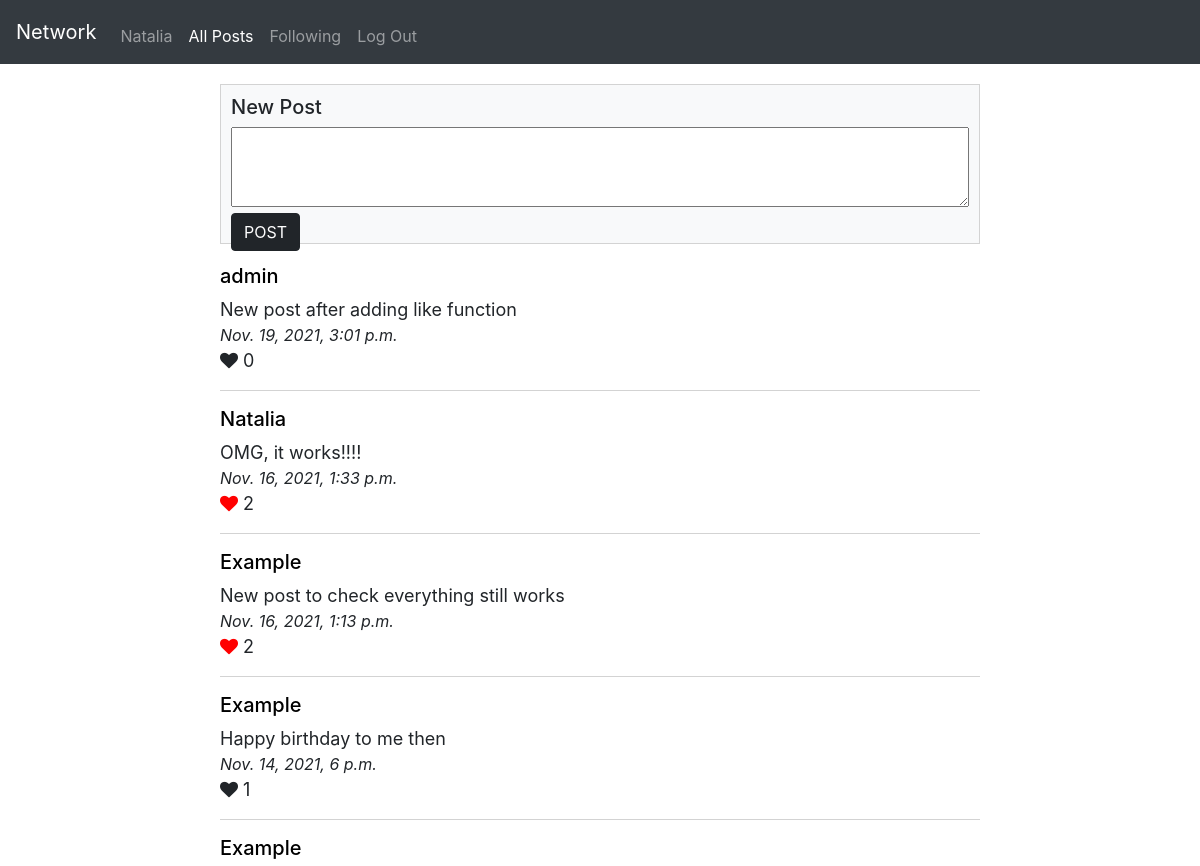
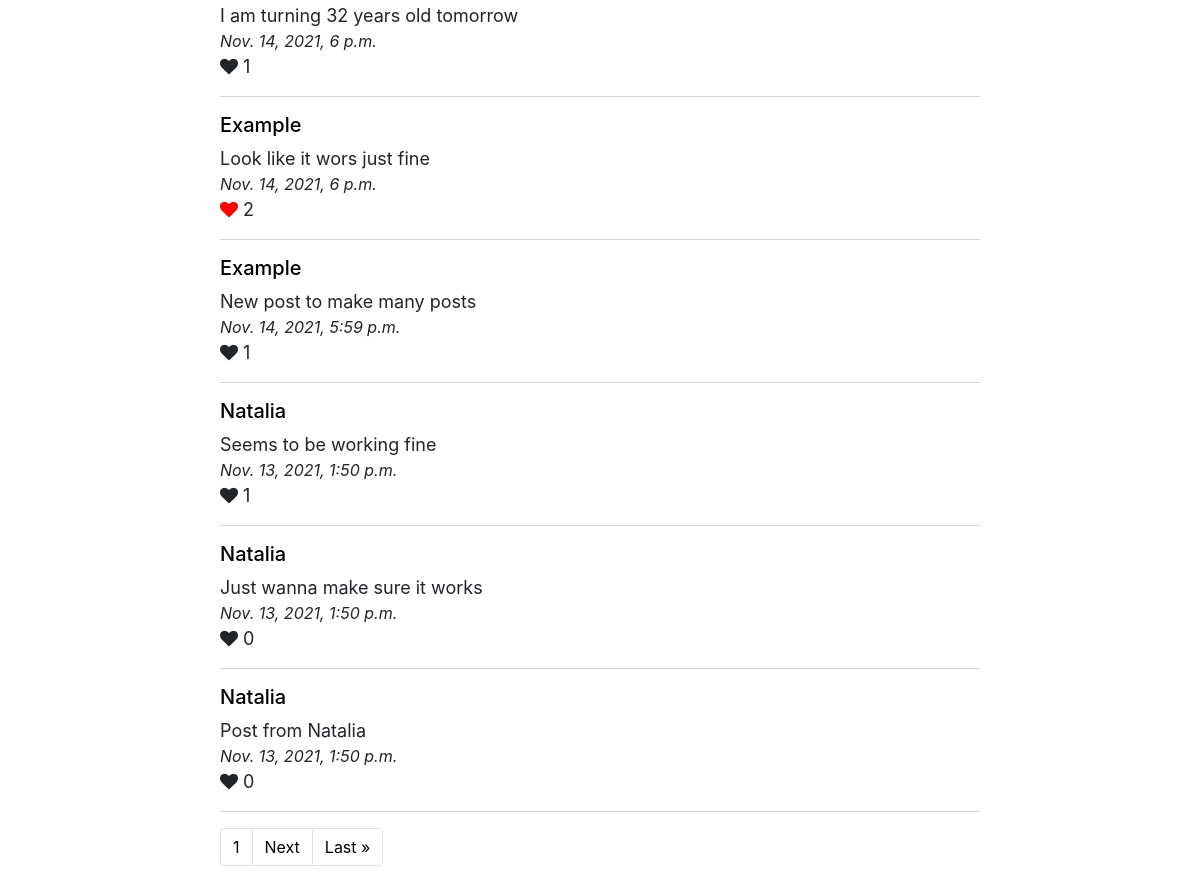
/ (signed in), run on the app's committed database (2 pictures, top to bottom).
### network/models.py (models this page shows, shortened)
class User(AbstractUser):
    pass

class Post(models.Model):
    author = models.ForeignKey(Profile, on_delete=models.CASCADE, related_name='author')
    post_date = models.DateTimeField(default=datetime.now)
    content = models.TextField()
    likes = models.ManyToManyField(Profile, blank=True, related_name='likes')

class Profile(models.Model):
    user = models.OneToOneField(User, on_delete=models.CASCADE, related_name="profile")
    relationships = models.ManyToManyField('self', through='Relationship', symmetrical=False, related_name='related_to')
    profile_img = models.ImageField(default="default.jpg", upload_to="profile_pic")
    def __str__(self):
        return f"{self.user}"

### network/views.py (the view)
# urls.py: path("", views.index, name="index"),
def index(request):
    if request.user.is_authenticated:
        user_profile = Profile.objects.get(user=request.user)
        if request.method == "POST":
                form = NewPostForm(request.POST)
                if form.is_valid():
                    content = form.cleaned_data['new_post']
                    new_post = Post.objects.create(author=user_profile, content=content)
                    new_post.save()
                    return HttpResponseRedirect(reverse("index"))
        else:
            form = NewPostForm()
        paginator = Paginator(Post.objects.all().order_by('post_date').reverse(), 10)
        page_number = request.GET.get('page', 1)
        page_obj = paginator.get_page(page_number)
        return render(request, "network/posts.html", {"form": form, "page_obj": page_obj, "user_profile": user_profile})
    else:
        return HttpResponseRedirect(reverse("login"))

### network/forms.py
class NewPostForm(forms.Form):
    new_post = forms.CharField(label="", widget=forms.Textarea(attrs={'class': "post", 'id': "new_post"}))

### network/templates/network/posts.html (shortened to what this page needs)
{% extends "network/layout.html" %}
{% load static %}
{% block body %}
{% if user.is_authenticated %}
    <div class='post_div'>
        <h5>New Post</h5>
        <form action="{% url 'index' %}" method="post" id="new_post">
            {{ form }}
            <input class='btn btn-primary' type="submit" value="POST">
        </form>
    </div>
    <div id='posts'>
        {% for post in page_obj %}
        <div name='post'>
            <h5> <a href="{% url 'profile' post.author.id %}"> {{ post.author }} </a></h5>
            {{ post.content }}
            <div class='post_date'>
                {{ post.post_date }}
            </div>
            {% if user_profile in post.likes.all %}
            <i class="fa fa-heart" style="color:red" id='heart' data-post-id="{{ post.id }}"></i>
            {% else %}
            <i class="fa fa-heart" id='heart' data-post-id="{{ post.id }}"></i>
            {% endif %}
            <span id="post{{ post.id }}">{{ post.likes.count }}</span>
            <div><hr class="solid"></div>
        </div>
        {% endfor %}
    </div>
{% endif %}
{% endblock %}

### network/templates/network/layout.html (shortened to what this page needs)
{% load static %}
<!DOCTYPE html>
<html lang="en">
    <head>
        <link rel="stylesheet" href="https://cdnjs.cloudflare.com/ajax/libs/font-awesome/4.7.0/css/font-awesome.min.css">
        <link rel="stylesheet" href="https://stackpath.bootstrapcdn.com/bootstrap/4.4.1/css/bootstrap.min.css">
        <link href="{% static 'network/styles.css' %}" rel="stylesheet">
    </head>
    <body>
        <nav class="navbar navbar-expand-lg navbar-dark bg-dark">
            <a class="navbar-brand" href="{% url 'index' %}">Network</a>
            <div class="collapse navbar-collapse" id="navbar">
                <ul class="navbar-nav mr-auto mt-2">
                    {% if user.is_authenticated %}
                    {% url 'profile' user.id as url %}
                    <li class="nav-item {% if request.path == url %} active {% endif %}">
                        <a class="nav-link" href="{{ url }}">{{ user.username }}</a>
                    </li>
                    {% url 'index' as url %}
                    <li class="nav-item {% if request.path == url %}active{% endif %}">
                        <a class="nav-link" href="{{ url }}">All Posts</a>
                    </li>
                    {% url 'following' as url %}
                    <li class="nav-item {% if request.path == url %}active{% endif %}">
                        <a class="nav-link" href="{{ url }}">Following</a>
                    </li>
                    {% url 'logout' as url %}
                    <li class="nav-item {% if request.path == url %}active{% endif %}">
                        <a class="nav-link" href="{{ url }}">Log Out</a>
                    </li>
                    {% endif %}
                </ul>
            </div>
        </nav>
        <div class="body">
            {% block body %}
            {% endblock %}
            <div class="footer">
                <footer>
                    <ul class="pagination">
                        <li class="page-item"><a class="page-link" href="?page={{ page_obj.number }}" id="current_page"> {{ page_obj.number }}</a></li>
                        {% if page_obj.has_next %}
                            <li class="page-item"><a class="page-link" href="?page={{ page_obj.next_page_number }}">Next</a></li>
                            <li class="page-item"><a class="page-link" href="?page={{ page_obj.paginator.num_pages }}">Last &raquo;</a></li>
                        {% endif %}
                    </ul>
                </footer>
            </div>
        </div>
    </body>
</html>

### network/static/network/styles.css (style rules this page uses)
.body { max-width: 800px; margin: 0 auto; padding: 20px; }
.body a { color: black; }
.body input { background-color: #212529; border-color: #212529; color: white; }
.post_div { padding: 10px; width: 100%; border: 1px solid lightgray; height: 20vh; background-color: #f8f9fa; }
.post { width: 100%; height: 10vh; }
.post_date { font-size: medium; font-style: italic; }
hr.solid { border-top: 1px solid lightgray; }
#posts { padding-top: 20px !important; max-width: 800px; margin: 0 auto; font-size: large; }
.footer { bottom: 0; }

### data on the page
User: username "Natalia"
Post: author "admin", content "New post after adding like function", post_date "Nov. 19, 2021, 3:01 p.m.", likes.count "0"
Post: author "Natalia", content "OMG, it works!!!!", post_date "Nov. 16, 2021, 1:33 p.m.", likes.count "2"
Post: author "Example", content "New post to check everything still works", post_date "Nov. 16, 2021, 1:13 p.m.", likes.count "2"
Post: author "Example", content "Happy birthday to me then", post_date "Nov. 14, 2021, 6 p.m.", likes.count "1"
Post: author "Example", content "I am turning 32 years old tomorrow", post_date "Nov. 14, 2021, 6 p.m.", likes.count "1"
Post: author "Example", content "Look like it wors just fine", post_date "Nov. 14, 2021, 6 p.m.", likes.count "2"
Post: author "Example", content "New post to make many posts", post_date "Nov. 14, 2021, 5:59 p.m.", likes.count "1"
Post: author "Natalia", content "Seems to be working fine", post_date "Nov. 13, 2021, 1:50 p.m.", likes.count "1"
Post: author "Natalia", content "Just wanna make sure it works", post_date "Nov. 13, 2021, 1:50 p.m.", likes.count "0"
Post: author "Natalia", content "Post from Natalia", post_date "Nov. 13, 2021, 1:50 p.m.", likes.count "0"

### other printed values
{{ page_obj.number }} "1"
